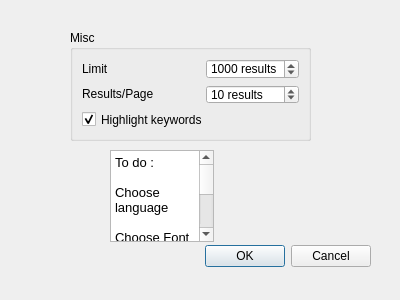
<?xml version="1.0" encoding="UTF-8"?>
<ui version="4.0">
 <class>preferencesDlg</class>
 <widget class="QDialog" name="preferencesDlg">
  <property name="geometry">
   <rect>
    <x>0</x>
    <y>0</y>
    <width>400</width>
    <height>300</height>
   </rect>
  </property>
  <property name="windowTitle">
   <string>Preferences</string>
  </property>
  <widget class="QDialogButtonBox" name="buttonBox">
   <property name="geometry">
    <rect>
     <x>30</x>
     <y>240</y>
     <width>341</width>
     <height>32</height>
    </rect>
   </property>
   <property name="orientation">
    <enum>Qt::Horizontal</enum>
   </property>
   <property name="standardButtons">
    <set>QDialogButtonBox::Cancel|QDialogButtonBox::Ok</set>
   </property>
  </widget>
  <widget class="QGroupBox" name="groupBox_12">
   <property name="geometry">
    <rect>
     <x>70</x>
     <y>30</y>
     <width>241</width>
     <height>111</height>
    </rect>
   </property>
   <property name="title">
    <string>Misc</string>
   </property>
   <layout class="QVBoxLayout" name="verticalLayout_22">
    <item>
     <layout class="QHBoxLayout" name="horizontalLayout_35">
      <item>
       <widget class="QLabel" name="label_34">
        <property name="sizePolicy">
         <sizepolicy hsizetype="Expanding" vsizetype="Fixed">
          <horstretch>0</horstretch>
          <verstretch>0</verstretch>
         </sizepolicy>
        </property>
        <property name="text">
         <string>Limit </string>
        </property>
        <property name="buddy">
         <cstring>o_perpage</cstring>
        </property>
       </widget>
      </item>
      <item>
       <widget class="QSpinBox" name="o_limit">
        <property name="styleSheet">
         <string notr="true"/>
        </property>
        <property name="readOnly">
         <bool>false</bool>
        </property>
        <property name="buttonSymbols">
         <enum>QAbstractSpinBox::UpDownArrows</enum>
        </property>
        <property name="accelerated">
         <bool>true</bool>
        </property>
        <property name="keyboardTracking">
         <bool>true</bool>
        </property>
        <property name="suffix">
         <string> results</string>
        </property>
        <property name="prefix">
         <string/>
        </property>
        <property name="minimum">
         <number>25</number>
        </property>
        <property name="maximum">
         <number>6236</number>
        </property>
        <property name="singleStep">
         <number>25</number>
        </property>
        <property name="value">
         <number>1000</number>
        </property>
       </widget>
      </item>
     </layout>
    </item>
    <item>
     <layout class="QHBoxLayout" name="horizontalLayout_36">
      <item>
       <widget class="QLabel" name="label">
        <property name="sizePolicy">
         <sizepolicy hsizetype="Expanding" vsizetype="Fixed">
          <horstretch>0</horstretch>
          <verstretch>0</verstretch>
         </sizepolicy>
        </property>
        <property name="text">
         <string>Results/Page</string>
        </property>
        <property name="buddy">
         <cstring>o_perpage</cstring>
        </property>
       </widget>
      </item>
      <item>
       <widget class="QSpinBox" name="o_perpage">
        <property name="styleSheet">
         <string notr="true"/>
        </property>
        <property name="readOnly">
         <bool>false</bool>
        </property>
        <property name="buttonSymbols">
         <enum>QAbstractSpinBox::UpDownArrows</enum>
        </property>
        <property name="accelerated">
         <bool>true</bool>
        </property>
        <property name="keyboardTracking">
         <bool>false</bool>
        </property>
        <property name="suffix">
         <string> results</string>
        </property>
        <property name="prefix">
         <string/>
        </property>
        <property name="minimum">
         <number>5</number>
        </property>
        <property name="maximum">
         <number>6236</number>
        </property>
        <property name="singleStep">
         <number>5</number>
        </property>
        <property name="value">
         <number>10</number>
        </property>
       </widget>
      </item>
     </layout>
    </item>
    <item>
     <widget class="QCheckBox" name="o_highlight">
      <property name="text">
       <string>Highlight keywords</string>
      </property>
      <property name="checked">
       <bool>true</bool>
      </property>
     </widget>
    </item>
   </layout>
  </widget>
  <widget class="QTextEdit" name="textEdit">
   <property name="geometry">
    <rect>
     <x>110</x>
     <y>150</y>
     <width>104</width>
     <height>92</height>
    </rect>
   </property>
   <property name="html">
    <string>&lt;!DOCTYPE HTML PUBLIC &quot;-//W3C//DTD HTML 4.0//EN&quot; &quot;http://www.w3.org/TR/REC-html40/strict.dtd&quot;&gt;
&lt;html&gt;&lt;head&gt;&lt;meta name=&quot;qrichtext&quot; content=&quot;1&quot; /&gt;&lt;style type=&quot;text/css&quot;&gt;
p, li { white-space: pre-wrap; }
&lt;/style&gt;&lt;/head&gt;&lt;body style=&quot; font-family:'Sans'; font-size:10pt; font-weight:400; font-style:normal;&quot;&gt;
&lt;p style=&quot; margin-top:0px; margin-bottom:0px; margin-left:0px; margin-right:0px; -qt-block-indent:0; text-indent:0px;&quot;&gt;To do :&lt;/p&gt;
&lt;p style=&quot;-qt-paragraph-type:empty; margin-top:0px; margin-bottom:0px; margin-left:0px; margin-right:0px; -qt-block-indent:0; text-indent:0px;&quot;&gt;&lt;/p&gt;
&lt;p style=&quot; margin-top:0px; margin-bottom:0px; margin-left:0px; margin-right:0px; -qt-block-indent:0; text-indent:0px;&quot;&gt;Choose language&lt;/p&gt;
&lt;p style=&quot;-qt-paragraph-type:empty; margin-top:0px; margin-bottom:0px; margin-left:0px; margin-right:0px; -qt-block-indent:0; text-indent:0px;&quot;&gt;&lt;/p&gt;
&lt;p style=&quot; margin-top:0px; margin-bottom:0px; margin-left:0px; margin-right:0px; -qt-block-indent:0; text-indent:0px;&quot;&gt;Choose Font for Quran&lt;/p&gt;
&lt;p style=&quot; margin-top:0px; margin-bottom:0px; margin-left:0px; margin-right:0px; -qt-block-indent:0; text-indent:0px;&quot;&gt;Choose Font for Recitation&lt;/p&gt;
&lt;p style=&quot; margin-top:0px; margin-bottom:0px; margin-left:0px; margin-right:0px; -qt-block-indent:0; text-indent:0px;&quot;&gt;Choose general Font &lt;/p&gt;
&lt;p style=&quot;-qt-paragraph-type:empty; margin-top:0px; margin-bottom:0px; margin-left:0px; margin-right:0px; -qt-block-indent:0; text-indent:0px;&quot;&gt;&lt;/p&gt;&lt;/body&gt;&lt;/html&gt;</string>
   </property>
  </widget>
 </widget>
 <resources/>
 <connections>
  <connection>
   <sender>buttonBox</sender>
   <signal>accepted()</signal>
   <receiver>preferencesDlg</receiver>
   <slot>accept()</slot>
   <hints>
    <hint type="sourcelabel">
     <x>248</x>
     <y>254</y>
    </hint>
    <hint type="destinationlabel">
     <x>157</x>
     <y>274</y>
    </hint>
   </hints>
  </connection>
  <connection>
   <sender>buttonBox</sender>
   <signal>rejected()</signal>
   <receiver>preferencesDlg</receiver>
   <slot>reject()</slot>
   <hints>
    <hint type="sourcelabel">
     <x>316</x>
     <y>260</y>
    </hint>
    <hint type="destinationlabel">
     <x>286</x>
     <y>274</y>
    </hint>
   </hints>
  </connection>
 </connections>
</ui>
